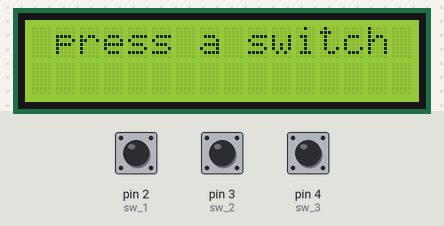
Bench run of a sketch on a simulated Arduino Uno, built with avr-gcc and run on an emulated ATmega328P. Shown: 16×2 character LCD. The inputs (shaded band) are chosen by the test bench; at power-on: pin 2 (sw_1) LOW, pin 3 (sw_2) LOW, pin 4 (sw_3) LOW.

Above: at 1.2 s.
1.3 s: pin 2 (sw_1) pulled HIGH for 0.15 s
At 2.1 s:
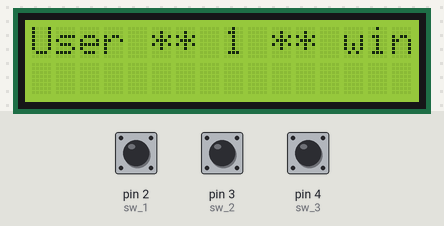
4.4 s: pin 3 (sw_2) pulled HIGH for 3.2 s
At 5.7 s:
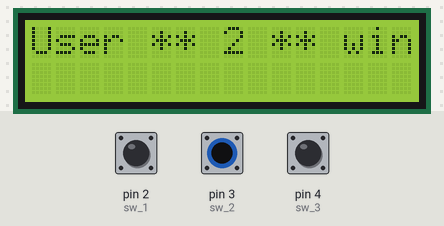
9.1 s: pin 4 (sw_3) pulled HIGH for 0.15 s
At 10.4 s:
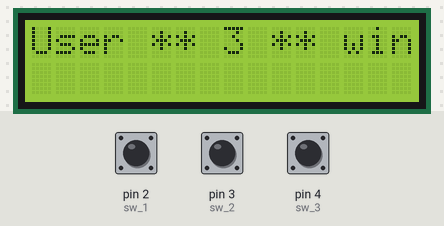
12.2 s: pin 4 (sw_3) pulled HIGH for 1 s
15.8 s: pin 4 (sw_3) pulled HIGH for 3.2 s
Timing chart, 0 to 18.8 s (numbered marks = the images above; inputs shaded):
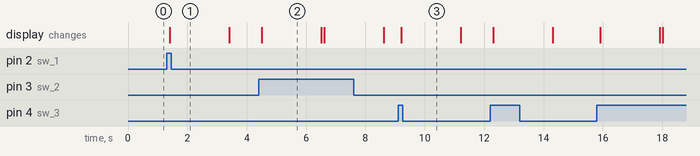

The sketch:

LCD_SW3_sms.ino
```cpp
#include <LiquidCrystal.h>
#define sw_1  2
#define sw_2  3
#define sw_3  4
LiquidCrystal lcd(8, 9, 10, 11, 12, 13);
void setup()
{
  lcd.begin(16, 2);
  pinMode(sw_1, INPUT);
  pinMode(sw_2, INPUT);
  pinMode(sw_3, INPUT);
}
void loop()
{
  if (digitalRead (sw_1) == HIGH)
  {
    delay(100);
    lcd.clear();
    lcd.setCursor(0, 0);
    lcd.print("User ** 1 ** win");
    delay(2000);
    lcd.clear();
  }
  else if (digitalRead (sw_2) == HIGH)
  {
    delay(100);
    lcd.clear();
    lcd.setCursor(0, 0);
    lcd.print("User ** 2 ** win");
    delay(2000);
    lcd.clear();
  }
  else if (digitalRead (sw_3) == HIGH)
  {
    delay(100);
    lcd.clear();
    lcd.setCursor(0, 0);
    lcd.print("User ** 3 ** win");
    delay(2000);
    lcd.clear();
  }
  else
  {
    lcd.setCursor(1, 0);
    lcd.print("press a switch");
  }
}
```

Measured:
- after the input at 1.3 s, the display: changes after 0.11 s (image 1)
- after the input at 4.4 s, the display: changes after 0.11 s (image 2)
- after the input at 9.1 s, the display: changes after 0.10 s (image 3)
- what the display in image 2 shows lasts 2.0 s, from 4.5 s to 6.5 s
